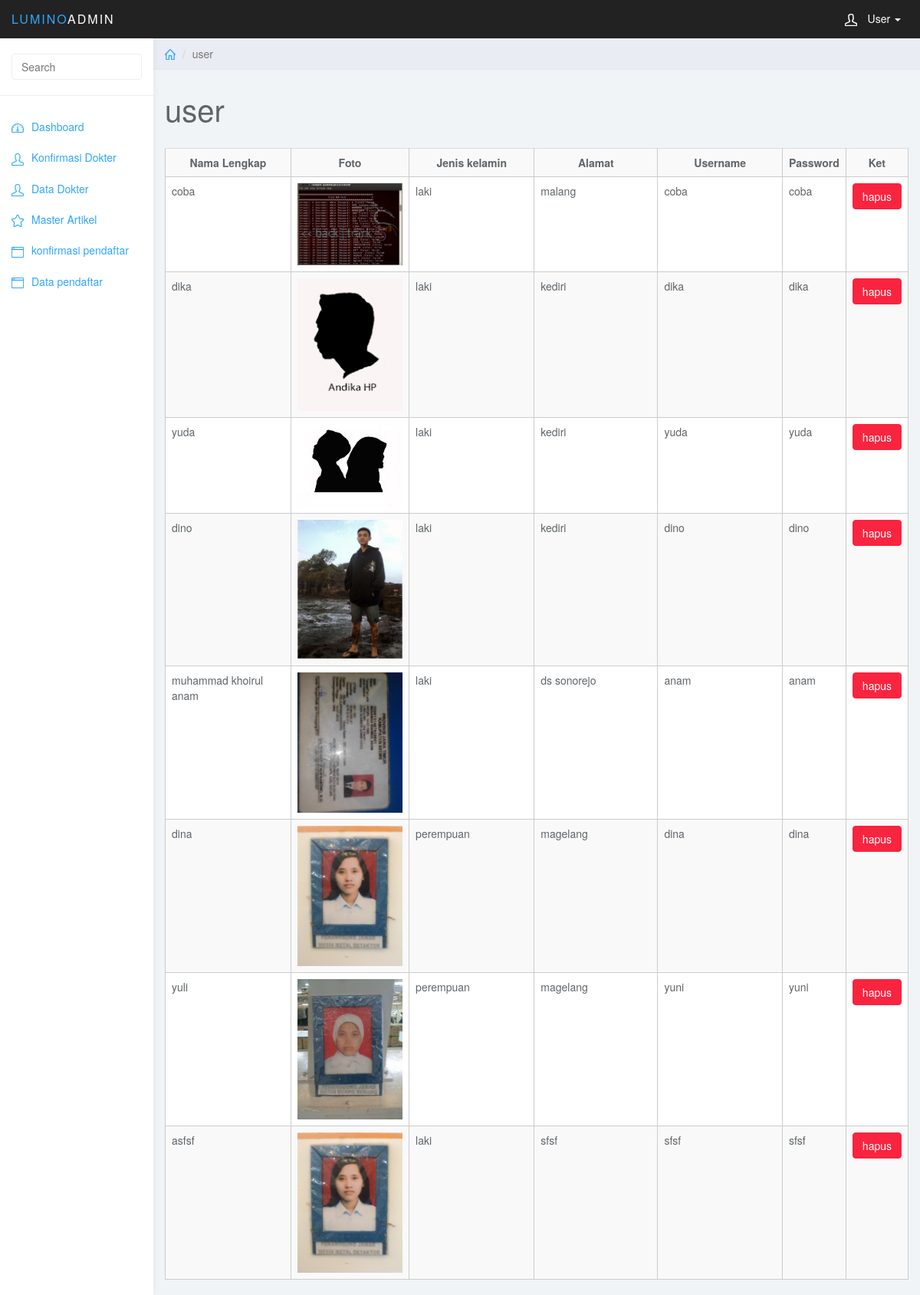
The page /index.php/admin1/user/tampil on the database its author committed.
### tables this page shows
CREATE TABLE `member` (
  `id` int(25) NOT NULL,
  `nik` varchar(40) NOT NULL,
  `nama` varchar(35) NOT NULL,
  `foto` varchar(100) NOT NULL,
  `jeniskelamin` varchar(15) NOT NULL,
  `alamat` varchar(50) NOT NULL,
  `username` varchar(20) NOT NULL,
  `password` varchar(15) NOT NULL,
  `status` int(3) NOT NULL,
  `level` varchar(35) NOT NULL
);

### application/controllers/admin1/user.php (called while the page is built, shortened)
<?php
class User extends CI_Controller {
	function tampil(){
		$data['member']	=$this->db->query("select * from member where status=1")->result();
		$data['content']="admin/content/v_user2";
		$this->load->view('admin/index',$data);
	}
}

### index.php (called while the page is built, shortened)
<?php
require_once BASEPATH.'core/CodeIgniter.php';

### application/views/admin/content/v_user2.php (the view, shortened to what this page needs)
<div class="row">
			<ol class="breadcrumb">
				<li><a href="#"><svg class="glyph stroked home"><use xlink:href="#stroked-home"></use></svg></a></li>
				<li class="active">user</li>
			</ol>
		</div>
		<div class="row">
			<div class="col-lg-12">
				<h1 class="page-header">user</h1>
			</div>
		</div>
<table class="table table-striped" border="1px" bordercolor="#CCCCCC">
			<tr>
			  <th width="19%"><div align="center">Nama Lengkap</div></th>
			  <th width="19%"><div align="center">Foto </div></th>
			  <th width="19%"><div align="center">Jenis kelamin</div></th>
			  <th width="19%"><div align="center">Alamat</div></th>
			  <th width="19%"><div align="center">Username</div></th>
			  <th width="19%"><div align="center">Password</div></th>
			  <th width="19%"><div align="center">Ket</div></th>
			</tr>
			 <?php
                            foreach($member as $member){
								?>
			<tr>
			  <td><?= $member->nama?></td>
			  <td><img src="<?= base_url("asset/gambar/".$member->foto)?>" width="100%"  class="img-polaroid"/></td>
              <td><?= $member->jeniskelamin ?></td>
			  <td><?= $member->alamat ?></td>
              <td><?= $member->username ?></td>
			  <td><?= $member->password ?></td>
			 <td width="46%">
				<div align="center">
					<a href="javascript:void(null)" Onclick="hapus($(this))" class="btn btn-mini btn-danger">hapus</a>
				</div>
			  </td>
			</tr>
			<?php }?>
		</table>

### t_admin/css/styles.css (style rules this page uses)
body { background: #f1f4f7; padding-top: 50px; color: #5f6468; }
a, a:hover, a:focus { color: #30a5ff; }
h1, h2, h3, h4, h5, h6 { color: #5f6468; }
h1 { font-weight: 300; font-size: 40px; }
.btn-danger, .btn-danger:hover, .btn-danger:focus, .btn-danger:active, .btn-danger.active, .open > .dropdown-toggle.btn-danger, .btn-danger.disabled, .btn-danger[disabled], fieldset[disabled] .btn-danger, .btn-danger.disabled:hover, .btn-danger[disabled]:hover, fieldset[disabled] .btn-danger:hover, .btn-danger.disabled:focus, .btn-danger[disabled]:focus, fieldset[disabled] .btn-danger:focus, .btn-danger.disabled:active, .btn-danger[disabled]:active, fieldset[disabled] .btn-danger:active, .btn-danger.disabled.active, .btn-danger[disabled].active, fieldset[disabled] .btn-danger.active { background-color: #f9243f; border-color: #f9243f; }
.breadcrumb { border-radius: 0; padding: 10px 15px; background: #e9ecf2; box-shadow: 0 1px 1px rgba(0, 0, 0, .05); margin: 0 ; }
h1.page-header { margin-top: 30px; border-bottom: 0; }
.table { background: #fff; }
.breadcrumb .glyph { height: 14px; width: 14px; margin: -2px 0 0 0; stroke-width: 4px; }

### rows shown on the page
member: nama "coba", foto (picture), jeniskelamin "laki", alamat "malang", username "coba", password "coba"
member: nama "dika", foto (picture), jeniskelamin "laki", alamat "kediri", username "dika", password "dika"
member: nama "yuda", foto (picture), jeniskelamin "laki", alamat "kediri", username "yuda", password "yuda"
member: nama "dino", foto (picture), jeniskelamin "laki", alamat "kediri", username "dino", password "dino"
member: nama "muhammad khoirul anam", foto (picture), jeniskelamin "laki", alamat "ds sonorejo", username "anam", password "anam"
member: nama "dina", foto (picture), jeniskelamin "perempuan", alamat "magelang", username "dina", password "dina"
member: nama "yuli", foto (picture), jeniskelamin "perempuan", alamat "magelang", username "yuni", password "yuni"
member: nama "asfsf", foto (picture), jeniskelamin "laki", alamat "sfsf", username "sfsf", password "sfsf"
